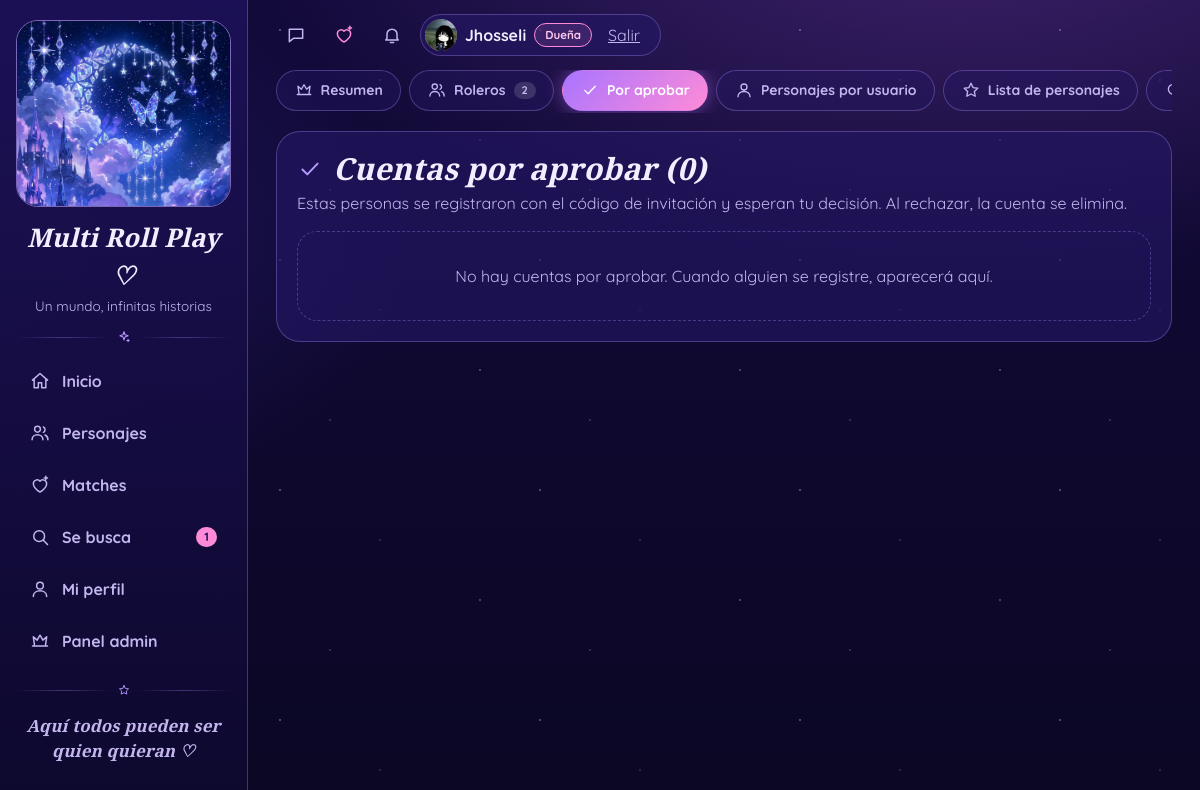
The app's page /admin/pendientes (signed in) with its own data.
### app.py (models this page shows)
class Usuario(UserMixin, db.Model):
    id = db.Column(db.Integer, primary_key=True)
    username = db.Column(db.String(80), unique=True, nullable=False)
    password_hash = db.Column(db.String(200), nullable=False)
    role = db.Column(db.String(20), default='user')       # 'user', 'admin', 'owner' (dueña) o 'creator' (creadora)
    puntos = db.Column(db.Integer, default=0)
    is_approved = db.Column(db.Boolean, default=False)         # lo aprueba un admin
    foto_url = db.Column(db.String(300), nullable=True)        # foto de perfil
    bio = db.Column(db.String(300), nullable=True)             # presentación breve
    personajes = db.relationship('Personaje', backref='dueno', lazy=True, cascade='save-update, merge')
    solicitudes = db.relationship('Solicitud', backref='autor', lazy=True,
                                  cascade='all, delete-orphan')
    @property
    def es_dueno(self):          # nivel máximo: la dueña del grupo y la creadora tienen los mismos permisos
        return self.role in ('owner', 'creator')
    @property
    def es_admin(self):          # el nivel máximo también tiene poderes de admin
        return self.role in ('admin', 'owner', 'creator')
    @property
    def etiqueta_rol(self):
        return ('Creadora' if self.role == 'creator' else 'Dueña' if self.role == 'owner'
                else 'Admin' if self.es_admin else 'Rolero')

### app.py (the view)
@app.route('/admin/pendientes')
@admin_required
def admin_pendientes():
    pendientes = Usuario.query.filter_by(is_approved=False).order_by(Usuario.id).all()
    return render_template('admin_pendientes.html', pendientes=pendientes, stats=datos_admin(), activa='pendientes')

### app.py (called while the page is built)
@login_manager.user_loader
def load_user(user_id):
    return db.session.get(Usuario, int(user_id))

def listar_pistas():
    carpeta = os.path.join(BASE_DIR, 'static', 'audio')
    try:
        nombres = sorted(f for f in os.listdir(carpeta) if f.lower().endswith(('.mp3', '.ogg', '.m4a', '.wav')))
    except OSError:
        nombres = []
    pistas = []
    for f in nombres:
        titulo = re.sub(r'^\d+[_\-\s]*', '', os.path.splitext(f)[0]).replace('_', ' ').strip()
        pistas.append({'archivo': url_for('static', filename='audio/' + f), 'titulo': titulo.capitalize() or f})
    return pistas

def avatar(usuario, clase=''):
    if usuario is not None and getattr(usuario, 'foto_url', None):
        return Markup('<img class="avatar %s" src="%s" alt="" loading="lazy">') % (clase, usuario.foto_url)
    inicial = (getattr(usuario, 'username', '?') or '?')[0].upper()
    return Markup('<span class="avatar %s">%s</span>') % (clase, inicial)

def admin_required(f):
    from functools import wraps
    @wraps(f)
    @login_required
    def envoltura(*args, **kwargs):
        if not current_user.es_admin:
            abort(403)
        return f(*args, **kwargs)
    return envoltura

def csrf_token():
    if '_csrf' not in session:
        session['_csrf'] = secrets.token_hex(16)
    return session['_csrf']

@app.before_request
def proteger_csrf():
    if request.method == 'POST':
        enviado = request.form.get('_csrf') or request.headers.get('X-CSRF-Token', '')
        if not hmac.compare_digest(session.get('_csrf', '').encode(), enviado.encode()):
            abort(400)

def datos_admin():
    total = Personaje.query.count()
    libres = Personaje.query.filter(Personaje.usuario_id.is_(None)).count()
    return {
        'usuarios': Usuario.query.filter_by(is_approved=True).count(),
        'pendientes': Usuario.query.filter_by(is_approved=False).count(),
        'personajes': total - libres, 'catalogo': total, 'libres': libres,
        'busquedas': Solicitud.query.filter_by(estado=SE_BUSCA).count(),
        'conexiones': Match.query.filter_by(estado='match').count(),
        'por_estado': {e: Personaje.query.filter(Personaje.usuario_id.isnot(None), Personaje.estado_rol == e).count()
                       for e, _ in ESTADOS},
    }

### templates/admin_pendientes.html (shortened to what this page needs)
{% extends "base.html" %}
{% block content %}
{% include "_tabs_admin.html" %}
<section class="panel">
  <h1 class="titulo-seccion cursivo" style="margin-bottom:4px">{{ ico('check', 26) }}Cuentas por aprobar ({{ pendientes|length }})</h1>
  <p class="suave" style="margin-top:0">Estas personas se registraron con el código de invitación y esperan tu decisión. Al rechazar, la cuenta se elimina.</p>
  {% for u in pendientes %}
  <div class="fila-usuario">
    {{ avatar(u, 'avatar-sm') }}
    <div class="nombre"><b>{{ u.username }}</b><div class="suave" style="font-size:.85rem">Pendiente de aprobación</div></div>
    <form method="post" action="{{ url_for('admin_aprobar', uid=u.id) }}">
      <input type="hidden" name="_csrf" value="{{ csrf_token() }}">
      <button class="btn btn-neon btn-sm">{{ ico('check', 16) }}Aprobar</button>
    </form>
    <form method="post" action="{{ url_for('admin_rechazar', uid=u.id) }}" onsubmit="return confirm('¿Rechazar y eliminar la cuenta de {{ u.username|e }}?')">
      <input type="hidden" name="_csrf" value="{{ csrf_token() }}">
      <button class="btn btn-peligro btn-sm">{{ ico('x', 16) }}Rechazar</button>
    </form>
  </div>
  {% else %}
  <div class="vacio">No hay cuentas por aprobar. Cuando alguien se registre, aparecerá aquí.</div>
  {% endfor %}
</section>
{% endblock %}

### templates/base.html (shortened to what this page needs)
<!DOCTYPE html>
<html lang="es">
<head>
  <link rel="stylesheet" href="{{ url_for('static', filename='css/style.css') }}">
</head>
<body data-csrf="{{ csrf_token() }}">
{% set ep = request.endpoint %}
<div class="app">
  <aside id="menu" class="sidebar">
    <a href="{{ url_for('home') }}" class="logo-marco" aria-label="Inicio">
      <img src="{{ url_for('static', filename='img/logo.jpg') }}" alt="">
    </a>
    <div class="text-center mt-3">
      <div class="cursivo marca-nombre">{{ NOMBRE_SITIO }} ♡</div>
      <div class="suave" style="font-size:.85rem">{{ LEMA_SITIO }}</div>
    </div>
    <div class="divisor">{{ ico('sparkle', 14) }}</div>
    <nav>
      <a class="nav-link {{ 'activo' if ep == 'home' }}" href="{{ url_for('home') }}">{{ ico('home') }}Inicio</a>
      {% if current_user.is_authenticated %}
      <a class="nav-link {{ 'activo' if ep in ('personajes', 'personaje') }}" href="{{ url_for('personajes') }}">{{ ico('users') }}Personajes</a>
      <a class="nav-link {{ 'activo' if ep in ('descubrir', 'matches', 'conexiones', 'chat') }}" href="{{ url_for('matches') if matches_nuevos else url_for('descubrir') }}">{{ ico('heart-spark') }}Matches
        {% if matches_nuevos %}<span class="contador">{{ matches_nuevos }}</span>{% endif %}</a>
      <a class="nav-link {{ 'activo' if ep == 'solicitados' }}" href="{{ url_for('solicitados') }}">{{ ico('search') }}Se busca
        {% if busquedas_abiertas %}<span class="contador">{{ busquedas_abiertas }}</span>{% endif %}</a>
      <a class="nav-link {{ 'activo' if ep in ('profile', 'perfil_usuario', 'personaje_nuevo', 'personaje_editar') }}" href="{{ url_for('profile') }}">{{ ico('user') }}Mi perfil</a>
      {% if current_user.es_admin %}
      <a class="nav-link {{ 'activo' if ep == 'admin' }}" href="{{ url_for('admin') }}">{{ ico('crown') }}Panel admin</a>
      {% endif %}
      {% else %}
      <a class="nav-link {{ 'activo' if ep == 'login' }}" href="{{ url_for('login') }}">{{ ico('user') }}Entrar</a>
      <a class="nav-link {{ 'activo' if ep == 'register' }}" href="{{ url_for('register') }}">{{ ico('sparkle') }}Registrarse</a>
      {% endif %}
    </nav>
    <div style="margin-top:auto">
      <div class="divisor">{{ ico('star', 12) }}</div>
      <p class="suave text-center cursivo" style="font-size:1.05rem">Aquí todos pueden ser quien quieran ♡</p>
    </div>
  </aside>
  <div class="contenido">
    <header class="topbar">
      {% set pistas = listar_pistas() %}
      {% if current_user.is_authenticated %}
        <button type="button" class="icono-btn" id="chat-btn" aria-label="Mensajes{% if chat_sin_leer %} ({{ chat_sin_leer }} sin leer){% endif %}" title="Mensajes" aria-controls="chat-dock" aria-expanded="false">
          {{ ico('message', 20) }}<span class="contador contador-btn" id="chat-contador" {% if not chat_sin_leer %}hidden{% endif %}>{{ chat_sin_leer }}</span></button>
        <a href="{{ url_for('matches') }}" class="icono-btn corazon" aria-label="Matches{% if matches_nuevos %} ({{ matches_nuevos }} nuevos){% endif %}" title="Matches">
          {{ ico('heart-spark', 20) }}{% if matches_nuevos %}<span class="punto"></span>{% endif %}</a>
        <a href="{{ url_for('conexiones') }}" class="icono-btn" aria-label="Solicitudes{% if solicitudes_pendientes %} ({{ solicitudes_pendientes }} nuevas){% endif %}" title="Solicitudes">
          {{ ico('bell', 20) }}{% if solicitudes_pendientes %}<span class="punto"></span>{% endif %}</a>
        <div class="pastilla-usuario">
          <a href="{{ url_for('profile') }}" class="pastilla-perfil" aria-label="Mi perfil">
            {{ avatar(current_user, 'avatar-sm') }}
            <span class="pastilla-nombre">{{ current_user.username }}</span>
            {% if current_user.es_admin %}<span class="insignia {{ 'insignia-dueno' if current_user.es_dueno else 'insignia-admin' }}">{{ current_user.etiqueta_rol }}</span>{% endif %}
          </a>
          <form method="post" action="{{ url_for('logout') }}" style="display:inline">
            <button class="enlace-salir">Salir</button>
          </form>
        </div>
      {% endif %}
    </header>
    <main>
      {% block content %}{% endblock %}
    </main>
  </div>
</div>
</body>
</html>

### static/css/style.css (style rules this page uses)
:root { --noche:#0b0724; --panel:rgba(36,23,100,.62); --panel-fuerte:#1a1150; --panel-oscuro:rgba(10,6,36,.55); --borde:rgba(173,146,255,.32); --lila:#b99cff; --neon:#c690ff; --rosa:#ff8bd8; --cielo:#8fe6ff; --menta:#6ff2b8; --azul:#7aa8ff; --texto:#f4edff; --suave:#c3b6ee; --degradado:linear-gradient(135deg,#a874ff,#ff8bd8); --brillo:0 0 18px rgba(190,110,255,.5); }
* { box-sizing:border-box }
html { background:#0b0724;min-height:100%;scroll-behavior:smooth }
body { margin:0;min-height:100vh;font-family:'Quicksand',system-ui,sans-serif;color:var(--texto);line-height:1.5; background: radial-gradient(1200px 600px at 80% -10%, rgba(197,106,255,.24), transparent 60%), radial-gradient(900px 500px at -10% 30%, rgba(79,70,229,.26), transparent 60%), linear-gradient(180deg,#120a3a 0%,#0b0724 100%); }
body::before { content:'';position:fixed;inset:0;pointer-events:none;opacity:.5;z-index:0; background-image:radial-gradient(1.5px 1.5px at 20px 30px,#fff,transparent),radial-gradient(1px 1px at 120px 80px,#dcd0ff,transparent), radial-gradient(1.5px 1.5px at 220px 140px,#ffd1f3,transparent),radial-gradient(1px 1px at 70px 190px,#fff,transparent); background-size:260px 230px }
a { color:inherit;text-decoration:none }
img { max-width:100% }
.ico { flex-shrink:0;vertical-align:-.2em }
.cursivo { font-family:'Cormorant Garamond',Georgia,serif;font-style:italic;font-weight:700;letter-spacing:.2px }
.suave { color:var(--suave) }
.text-center { text-align:center }
.mt-3 { margin-top:.75rem }
.app { display:flex;min-height:100vh;position:relative;z-index:1 }
.sidebar { width:248px;flex-shrink:0;position:sticky;top:0;height:100vh;overflow-y:auto;padding:20px 16px; background:linear-gradient(180deg,rgba(28,17,86,.95),rgba(14,9,46,.95));border-right:1px solid var(--borde); display:flex;flex-direction:column }
.logo-marco { display:block;width:100%;aspect-ratio:1;border-radius:22px;overflow:hidden;border:1.5px solid rgba(190,160,255,.6) }
.logo-marco img { width:100%;height:100%;object-fit:cover;display:block }
.marca-nombre { font-size:1.6rem }
.divisor { display:flex;align-items:center;gap:8px;color:var(--lila);margin:14px 0;font-size:.8rem }
.divisor::before,.divisor::after { content:'';flex:1;height:1px;background:linear-gradient(90deg,transparent,var(--borde),transparent) }
.nav-link { display:flex;align-items:center;gap:12px;padding:11px 14px;border-radius:16px;color:var(--suave);font-weight:700; margin-bottom:6px;transition:background .15s,color .15s;width:100%;font-size:1rem }
.contador { margin-left:auto;background:var(--rosa);color:#2a0f5c;border-radius:999px;font-size:.75rem;padding:1px 8px;font-weight:700;line-height:1.5 }
.contenido { flex:1;min-width:0;padding:0 28px 40px;max-width:1500px }
.topbar { display:flex;align-items:center;gap:8px;padding:14px 0 }
.icono-btn { width:40px;height:40px;border-radius:50%;display:inline-grid;place-items:center;background:transparent;color:var(--suave); border:1px solid transparent;cursor:pointer;position:relative;padding:0;font:inherit }
.icono-btn.corazon { color:var(--rosa) }
.pastilla-usuario { display:flex;align-items:center;gap:10px;padding:4px 14px 4px 4px;border-radius:999px;background:var(--panel);border:1px solid var(--borde) }
.pastilla-perfil { display:flex;align-items:center;gap:8px;font-weight:700 }
.enlace-salir { background:none;border:0;cursor:pointer;font:inherit;text-decoration:underline;color:var(--suave) }
.avatar { display:inline-grid;place-items:center;border-radius:50%;object-fit:cover;background:var(--degradado);color:#fff; font-weight:700;flex-shrink:0;overflow:hidden;width:40px;height:40px;font-size:1rem }
.avatar-sm { width:32px;height:32px;font-size:.9rem }
.panel { background:var(--panel);border:1px solid var(--borde);border-radius:24px;padding:20px }
.titulo-seccion { display:flex;align-items:center;gap:10px;font-size:1.9rem;line-height:1.15;margin:0 }
.titulo-seccion .ico { color:var(--lila) }
.vacio { padding:32px 16px;text-align:center;color:var(--suave);border:1.5px dashed var(--borde);border-radius:20px }
.insignia { display:inline-block;padding:2px 10px;border-radius:999px;font-size:.72rem;font-weight:700;border:1px solid var(--borde) }
.insignia-dueno { border-color:#ff8bd8;color:#ffc8ec;background:rgba(255,139,216,.12) }

### records on screen
Usuario: foto_url (picture), username "Jhosseli", etiqueta_rol "Dueña"

### other values on screen
{{ NOMBRE_SITIO }} "Multi Roll Play"
{{ LEMA_SITIO }} "Un mundo, infinitas historias"
{{ busquedas_abiertas }} "1"
{{ stats.usuarios }} "2"
{{ pendientes|length }} "0"
